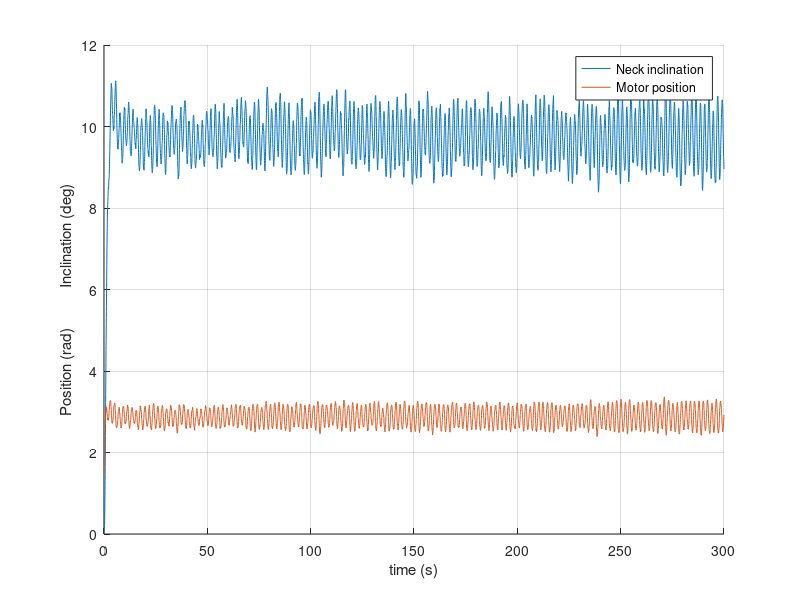

Here is the MATLAB script that generated this plot:

data=csvread("data/000response.csv")
t=data(:,1);
incli=data(:,2);
motor=data(:,3);


fig=figure; hold on;grid on;

plot(t,incli);
plot(t,motor);

ylabel(' Position (rad)          Inclination (deg)      ');
xlabel('time (s)');
legend('Neck inclination', 'Motor position','Location','best');
saveas(fig,'fig/avgtimeResponse','epsc');



